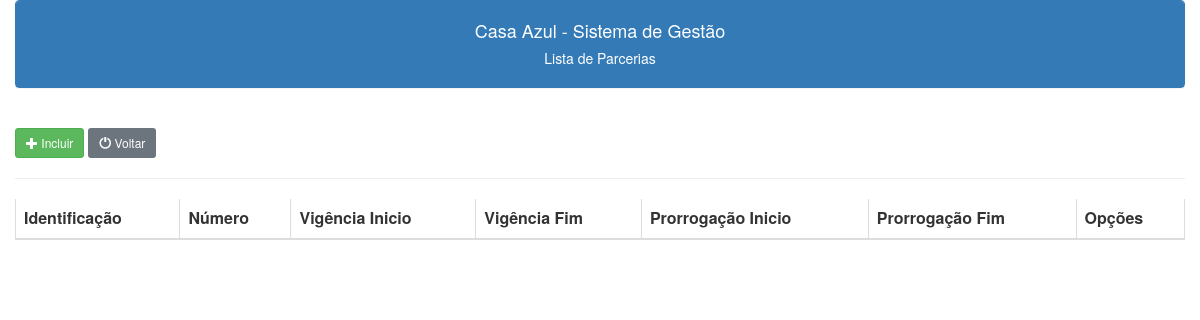
Before: /parcerias/parcerias_lista.php with the older database file.
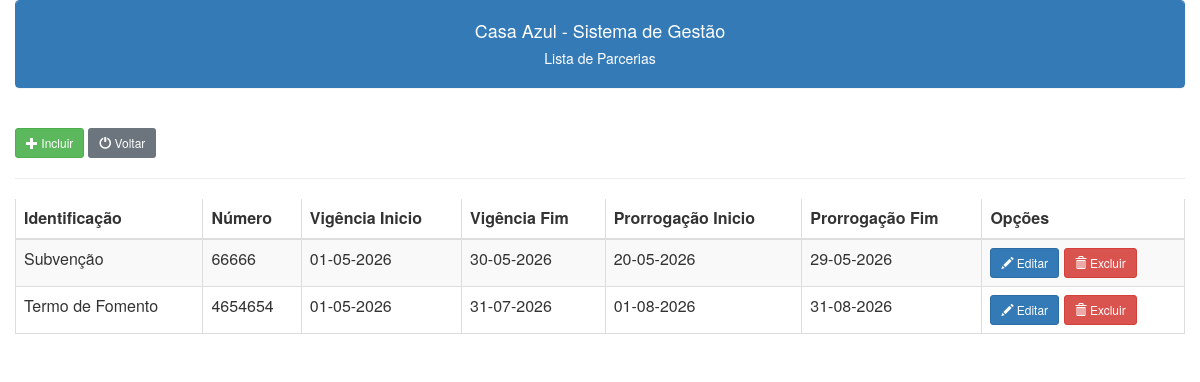
After: the same page with the newer database file.
### tables this page shows
CREATE TABLE IF NOT EXISTS `parcerias` (
  `id` int NOT NULL AUTO_INCREMENT,
  `numero` varchar(15) DEFAULT NULL,
  `identificacao` varchar(120) DEFAULT NULL,
  `vigencia_inicio` date DEFAULT NULL,
  `vigencia_fim` date DEFAULT NULL,
  `prorrogacao_inicio` date DEFAULT NULL,
  `prorrogacao_fim` date DEFAULT NULL,
  PRIMARY KEY (`id`)
);

### parcerias/parcerias_lista.php (the view, shortened to what this page needs)
<?php
include("../conexao.php");
include("../links.php");
$c_sql = "SELECT * FROM parcerias ORDER BY identificacao";
?>
<!DOCTYPE html>
<html lang="pt-BR">
<head>
</head>
<body>
    <div class="container-fluid">
        <div class="panel panel-primary class">
            <div class="panel-heading text-center">
                <h4>Casa Azul - Sistema de Gestão</h4>
                <h5>Lista de Parcerias<h5>
            </div>
        </div>
        <br>
        <a class="btn btn-success btn-sm" href="/casaazul/parcerias/parcerias_novo.php"><span class="glyphicon glyphicon-plus"></span> Incluir</a>
        <a class="btn btn-secondary btn-sm" href="/casaazul/menu.php"><span class="glyphicon glyphicon-off"></span> Voltar</a>
        <hr>
        <div class="table-responsive">
            <table class="table table-bordered table-striped tabparcerias">
                <thead class="thead">
                    <tr>
                        <th>Identificação</th>
                        <th>Número</th>
                        <th>Vigência Inicio</th>
                        <th>Vigência Fim</th>
                        <th>Prorrogação Inicio</th>
                        <th>Prorrogação Fim</th>
                        <th>Opções</th>
                    </tr>
                </thead>
                <tbody>
                    <?php
                    $result = $conection->query($c_sql);
                    while ($c_linha = $result->fetch_assoc()) {
                        echo "
                    <tr>
                        <td>$c_linha[identificacao]</td>
                        <td>$c_linha[numero]</td>
                        <td>" . date("d-m-Y", strtotime(str_replace('/', '-', $c_linha['vigencia_inicio']))) . "</td>
                        <td>" . date("d-m-Y", strtotime(str_replace('/', '-', $c_linha['vigencia_fim']))) . "</td>
                        <td>" . date("d-m-Y", strtotime(str_replace('/', '-', $c_linha['prorrogacao_inicio']))) . "</td>
                        <td>" . date("d-m-Y", strtotime(str_replace('/', '-', $c_linha['prorrogacao_fim']))) . "</td>
                        <td>
                            <a href='/casaazul/parcerias/parcerias_editar.php?id=$c_linha[id]' class='btn btn-primary btn-sm'><span class='glyphicon glyphicon-pencil'></span> Editar</a>
                            <button onclick='confirmacao($c_linha[id])' class='btn btn-danger btn-sm'><span class='glyphicon glyphicon-trash'></span> Excluir</button>
                        </td>
                    </tr>";
                    }
                    ?>
                </tbody>
            </table>
        </div>
    </div>
</body>
</html>

### links.php (shortened to what this page needs)
<link rel="stylesheet" href="https://cdn.jsdelivr.net/npm/bootstrap@4.0.0/dist/css/bootstrap.min.css">
<link rel="stylesheet" href="https://maxcdn.bootstrapcdn.com/bootstrap/3.3.7/css/bootstrap.min.css">
<link href="https://nightly.datatables.net/css/jquery.dataTables.css" rel="stylesheet" type="text/css" />

Changed rows visible on the page:
added parcerias: identificacao "Subvenção", numero "66666", vigencia_inicio "01-05-2026", vigencia_fim "30-05-2026", prorrogacao_inicio "20-05-2026", prorrogacao_fim "29-05-2026"
added parcerias: identificacao "Termo de Fomento", numero "4654654", vigencia_inicio "01-05-2026", vigencia_fim "31-07-2026", prorrogacao_inicio "01-08-2026", prorrogacao_fim "31-08-2026"
